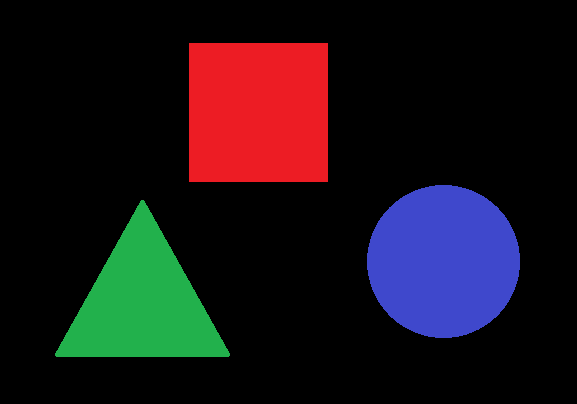
#> input picture Python/source_py/Images/shapes.jpg, 577 x 404 px
$ python 11.find_shapes.py   (older library calls are emulated)
#> lines starting #> are read from the running program, lines starting #| are printed output that depends on the picture; after the words box and inside, x2 and y2 are one past the last pixel; in counts of white or black regions, pixels touching at a corner belong together
#> further down, image is the input picture: shape (404, 577, 3); mean B, G, R 23.7, 18.8, 26.7
import cv2
import numpy as np

def find_contours_and_features(image):
    # 이미지를 그레이스케일로 변환
    gray = cv2.cvtColor(image, cv2.COLOR_BGR2GRAY)
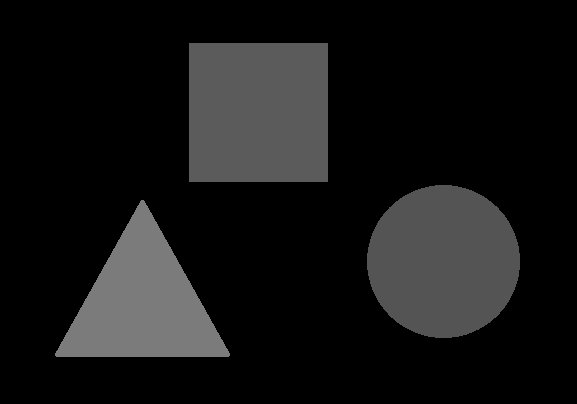
#> gray: shape (404, 577); min 0, max 123, mean 21.7

    # 이진화(Threshold) 처리하여 도형의 외곽선 검출에 용이하게 함
    _, thresh = cv2.threshold(gray, 30, 255, cv2.THRESH_BINARY)
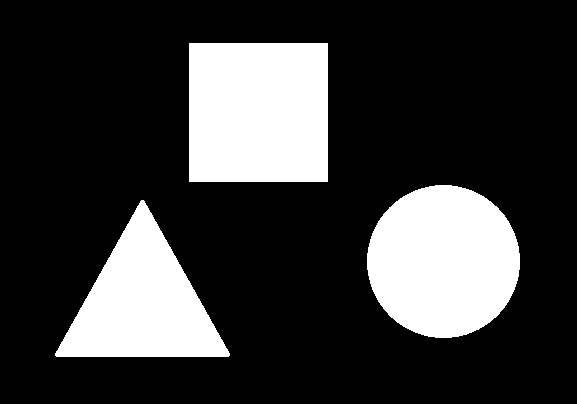
#> thresh: shape (404, 577); 22.3% white; 3 white regions

    # findContours를 사용하여 외곽선 검출
    contours, hierarchy = cv2.findContours(thresh, cv2.RETR_EXTERNAL, cv2.CHAIN_APPROX_SIMPLE)
#> contours = 3 contours; box (x1, y1, x2, y2) and area: (189, 43, 328, 182) 19044, (367, 185, 520, 338) 18135, (55, 200, 230, 357) 13979

    # 도형의 특징 계산 및 출력
    for idx, contour in enumerate(contours):
        print(f"Contour {idx + 1}:")

        # 면적 (Area)
        area = cv2.contourArea(contour)
        print(f"  Area: {area}")

        # 둘레 (Perimeter)
        perimeter = cv2.arcLength(contour, True)
        print(f"  Perimeter: {perimeter}")

        # 모멘트 (Moments) 계산
        moments = cv2.moments(contour)
        print(f"  Moments: {moments}")

        # 도형의 중심 (Centroid) 계산
        if moments["m00"] != 0:  # m00이 0인 경우는 중심 계산 불가
            cx = int(moments["m10"] / moments["m00"])
            cy = int(moments["m01"] / moments["m00"])
            print(f"  Centroid: ({cx}, {cy})")
        else:
            print("  Centroid: Undefined (m00 is zero)")

        # 랜덤 색상 생성 (BGR 형식)
        color = tuple(np.random.randint(0, 255, size=3).tolist())

        # 도형 외곽선 그리기 (랜덤 색상 사용)
        cv2.drawContours(image, [contour], -1, color, 3)

        # 최소 외접 사각형 (회전된) 계산
        rect = cv2.minAreaRect(contour)
        box = cv2.boxPoints(rect)
        #box = np.int(box)

        # 사각형의 좌상단 좌표 찾기
        top_left = tuple(box[0])  # box[1]은 회전된 사각형의 좌상단 좌표

        # 도형의 면적과 둘레를 텍스트로 표시
        text = f"Area: {int(area)}, Perimeter: {int(perimeter)}"

        # 좌상단 좌표 근처에 텍스트 표시
        text_position = (int(top_left[0] - 20), int(top_left[1]))
        cv2.putText(image, text, text_position, cv2.FONT_HERSHEY_SIMPLEX, 0.5, (255, 255, 255), 1, cv2.LINE_AA)
#> this loop made 3 passes
#> (area, perimeter, cx, cy, color, rect, box, text) on passes 1 to 2: (13979, 558.1, 142, 303, (172, 47, 117), ((142, 278), (156, 174), -90), [[229, 356], [55, 356], [55, 200], [229, 200]], 'Area: 13979, Perimeter: 558'), (18135, 504.9, 443, 261, (192, 67, 251), ((443, 261), (152, 152), -90), [[519, 337], [367, 337], [367, 185], [519, 185]], 'Area: 18135, Perimeter: 504')
#> (contour, area, perimeter, cx, cy, color, rect, box) on pass 3: ([[189, 43], [189, 181], [327, 181], [327, 43]], 19044, 552, 258, 112, (195, 103, 9), ((258, 112), (138, 138), -90), [[327, 181], [189, 181], [189, 43], [327, 43]])
#> (printed output is left out)
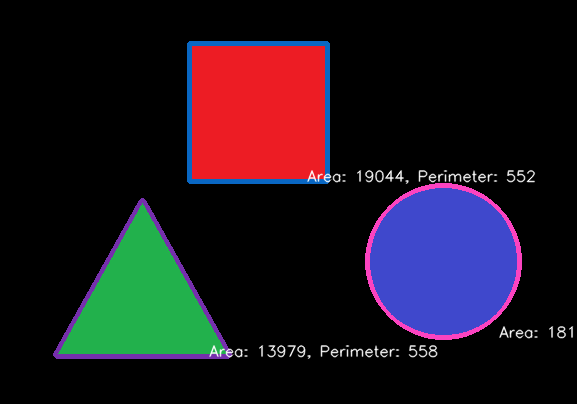
#> image: shape (404, 577, 3); 4.51% of pixels changed, all inside (x1, y1, x2, y2) = (53, 41, 574, 360)


    return image

if __name__ == "__main__":
    # 이미지 읽기 (색상 도형이 있는 이미지 파일)
    image_path = './Images/shapes.jpg'  # 이미지 경로 설정
    image = cv2.imread(image_path)

    # 외곽선 및 도형 특징 검출
    result_image = find_contours_and_features(image)

    # 결과 이미지 표시
    cv2.imshow("Detected Contours", result_image)
    cv2.waitKey(0)
    cv2.destroyAllWindows()
